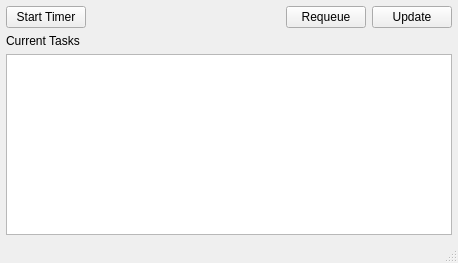
<?xml version="1.0" encoding="UTF-8"?>
<ui version="4.0">
 <class>NuweTimer::App::MainWindow</class>
 <widget class="QMainWindow" name="NuweTimer::App::MainWindow">
  <property name="geometry">
   <rect>
    <x>0</x>
    <y>0</y>
    <width>458</width>
    <height>263</height>
   </rect>
  </property>
  <property name="windowTitle">
   <string>NUWE Timer App</string>
  </property>
  <property name="windowIcon">
   <iconset resource="images.qrc">
    <normaloff>:/images/logo.png</normaloff>:/images/logo.png</iconset>
  </property>
  <widget class="QWidget" name="centralWidget">
   <layout class="QGridLayout" name="gridLayout">
    <property name="leftMargin">
     <number>6</number>
    </property>
    <property name="topMargin">
     <number>6</number>
    </property>
    <property name="rightMargin">
     <number>6</number>
    </property>
    <property name="bottomMargin">
     <number>6</number>
    </property>
    <item row="0" column="0">
     <layout class="QHBoxLayout" name="horizontalLayout">
      <item>
       <widget class="QPushButton" name="timer_switch_pushbutton">
        <property name="text">
         <string>Start Timer</string>
        </property>
        <property name="checkable">
         <bool>true</bool>
        </property>
       </widget>
      </item>
      <item>
       <spacer name="horizontalSpacer">
        <property name="orientation">
         <enum>Qt::Horizontal</enum>
        </property>
        <property name="sizeHint" stdset="0">
         <size>
          <width>40</width>
          <height>20</height>
         </size>
        </property>
       </spacer>
      </item>
      <item>
       <widget class="QPushButton" name="requeue_button">
        <property name="text">
         <string>Requeue</string>
        </property>
       </widget>
      </item>
      <item>
       <widget class="QPushButton" name="update_pushbutton">
        <property name="text">
         <string>Update</string>
        </property>
       </widget>
      </item>
     </layout>
    </item>
    <item row="1" column="0">
     <widget class="QLabel" name="label">
      <property name="text">
       <string>Current Tasks</string>
      </property>
     </widget>
    </item>
    <item row="2" column="0">
     <widget class="QTreeView" name="node_tree_view">
      <property name="editTriggers">
       <set>QAbstractItemView::NoEditTriggers</set>
      </property>
     </widget>
    </item>
   </layout>
  </widget>
  <widget class="QMenuBar" name="menuBar">
   <property name="geometry">
    <rect>
     <x>0</x>
     <y>0</y>
     <width>458</width>
     <height>23</height>
    </rect>
   </property>
  </widget>
  <widget class="QStatusBar" name="statusBar"/>
 </widget>
 <layoutdefault spacing="6" margin="11"/>
 <resources>
  <include location="images.qrc"/>
 </resources>
 <connections/>
</ui>
